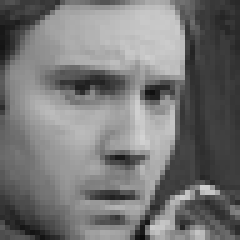
#> input picture dataloader/experiment/im0.png, 48 x 48 px (shown 5 times larger)
$ python constact.py
#> lines starting #> are read from the running program, lines starting #| are printed output that depends on the picture
import numpy as np
import cv2
farina = cv2.imread("im0.png")
#> farina is the input picture: shape (48, 48, 3); min 11, max 210, mean 117.6

Imax = np.max(farina)
#> Imax = 210
Imin = np.min(farina)
#> Imin = 11
MAX = 255
MIN = 0
farina_cs = (farina - Imin) / (Imax - Imin) * (MAX - MIN) + MIN
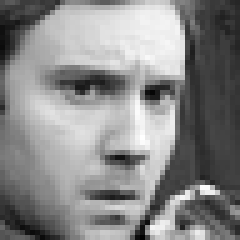
#> farina_cs: shape (48, 48, 3) float64 (shown 5 times larger); min 0, max 255, mean 136.6
cv2.imshow("farina_cs", farina_cs.astype("uint8"))
cv2.waitKey()
